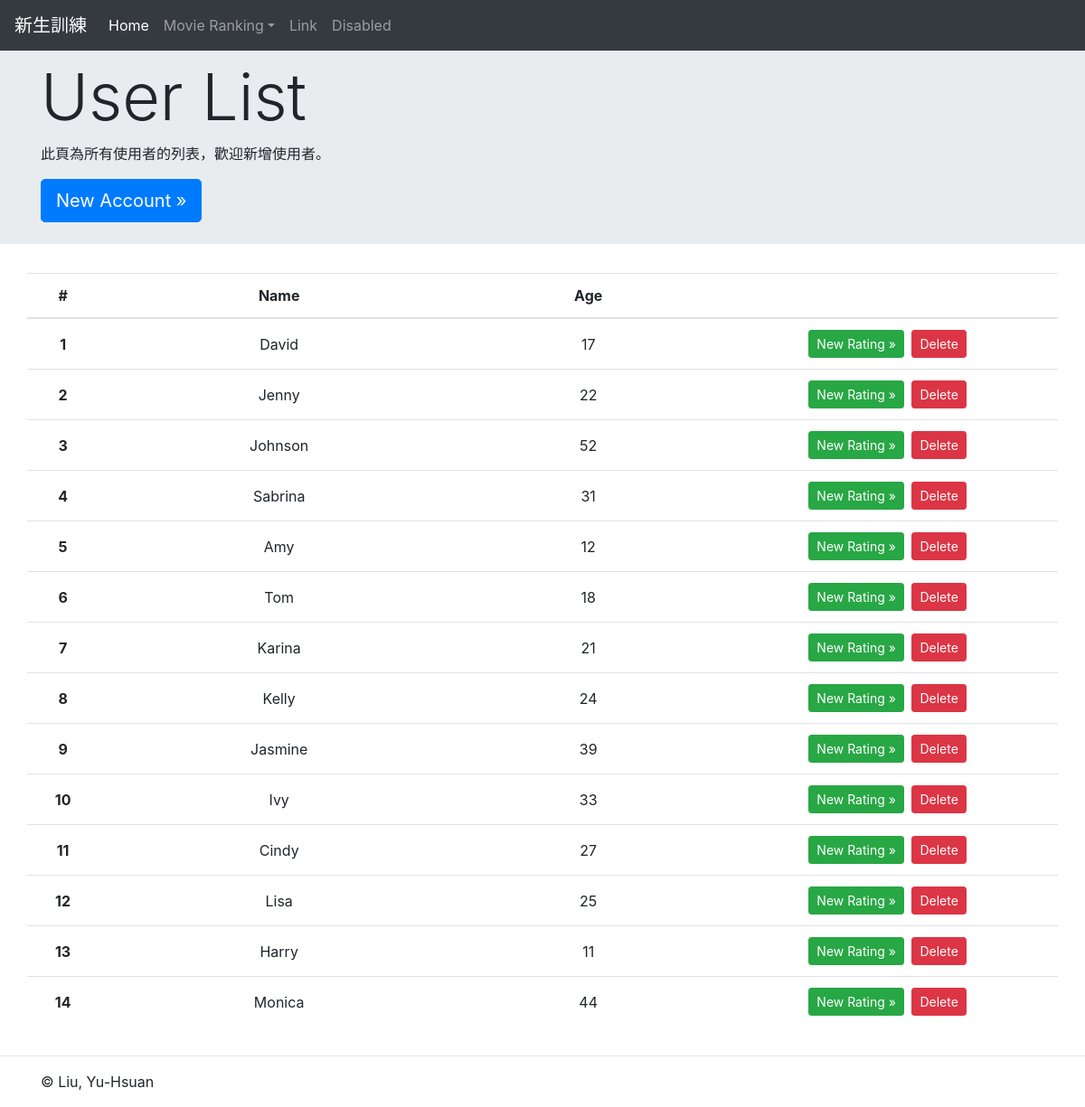
The app's page /movie/home/get_all_users, older data.
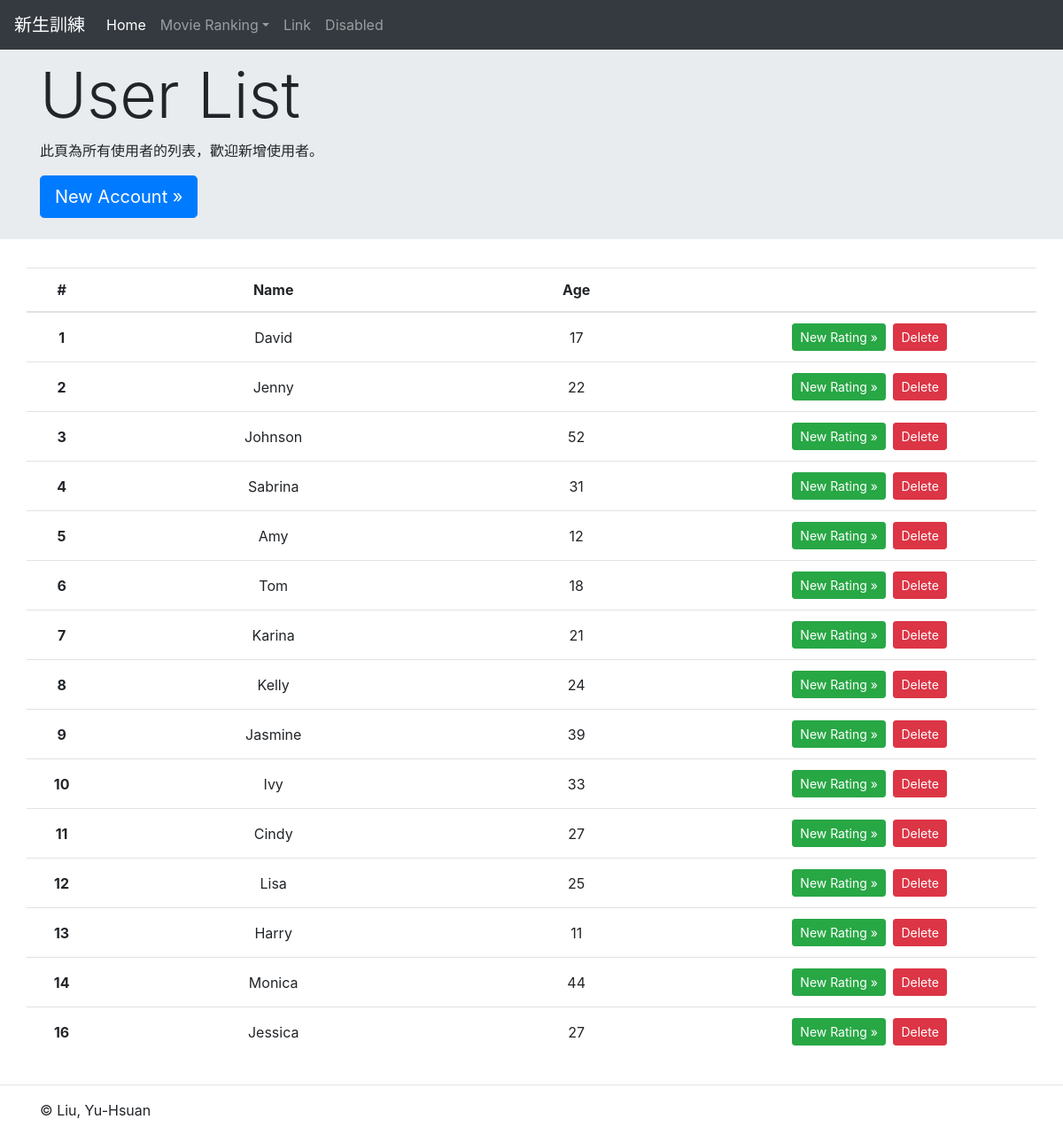
The same page, newer data.
### movie/models.py (models this page shows)
class User(models.Model):
    id = models.AutoField(primary_key=True)
    user_age = models.IntegerField()
    user_name = models.CharField(max_length=50)

### movie/views.py (the view)
# urls.py: path('home/get_all_users', views.get_all_users, name='get_all_users'),
def get_all_users(request):
    all_users = User.objects.all()
    return render(request, 'movie/UserList.html', {
        'users': all_users,
        'name': "User List",
    })

### movie/templates/movie/UserList.html
{% extends 'base.html' %}
{% block content %}
<div class="jumbotron jumbotron-fluid pb-2">
  <div class="container">
    <h1 class="display-3">{{ name }}</h1>
    <p>此頁為所有使用者的列表，歡迎新增使用者。</p>
    <p><a class="btn btn-primary btn-lg" href="signup" role="button">New Account »</a></p>
  </div>
</div>
<div class="container">
  <div class="row">
    <table class="table table-hover">
      <thead>
        <tr align="center">
          <th scope="col">#</th>
          <th scope="col">Name</th>
          <th scope="col">Age</th>
          <th scope="col"></th>
        </tr>
      </thead>
      <tbody>
          {% for user in users %}
          <tr class="p-2" align="center">
            <th class="align-middle">{{ user.id }}</th>
            <td class="align-middle" width="35%">{{ user.user_name }}</td>
            <td class="align-middle" width="25%">{{ user.user_age }}</td>
            <td class="align-middle">
              <a class="btn btn-success btn-sm" href="new_rating/{{ user.user_name }}" role="button">New Rating »</a>
              <a class="btn btn-danger btn-sm ml-1" href="delete_user/{{ user.user_name }}" role="button">Delete</a>
            </td>
          </tr>
          {% endfor %}
        </tbody>
      </table>
  </div>
</div>
<hr>
{% endblock %}

Row changes from the older to the newer data that the page shows:
added User: id "16", user_name "Jessica", user_age "27"
